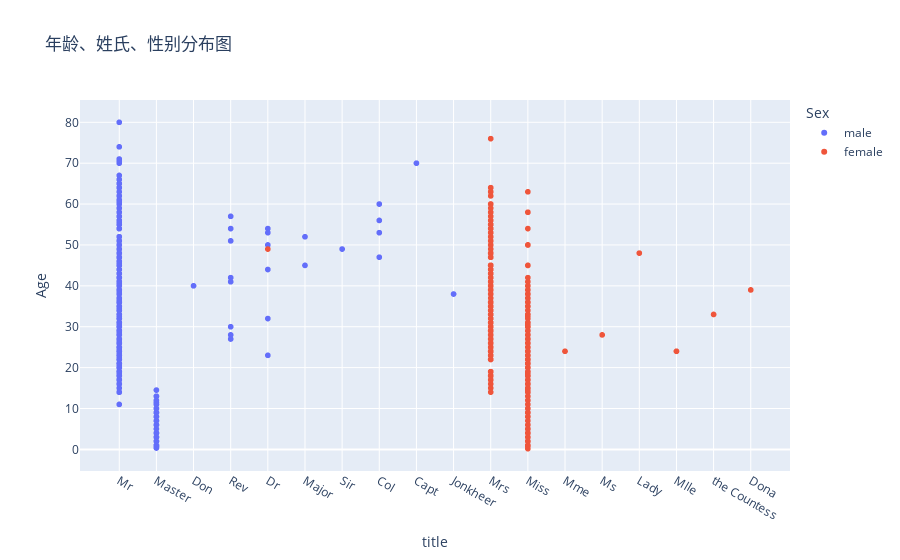

This figure's notebook cell:
### Code cell
fig = px.scatter(alldata, x="title", y="Age", color="Sex",
                 title="年龄、姓氏、性别分布图")
fig.show()

### Figure 1 — Plotly figure (JSON) as saved in the notebook; plotly's stock layout.template omitted (floating-point values rounded to 4 significant figures; data arrays with more than 128 entries replaced by an {"elided": "..."} marker saying what was removed)
{"data": [{"hovertemplate": "Sex=male<br>title=%{x}<br>Age=%{y}<extra></extra>", "legendgroup": "male", "marker": {"color": "#636efa", "symbol": "circle"}, "mode": "markers", "name": "male", "showlegend": true, "x": {"elided": "843 str values"}, "xaxis": "x", "y": {"elided": "843 float values"}, "yaxis": "y", "type": "scattergl"}, {"hovertemplate": "Sex=female<br>title=%{x}<br>Age=%{y}<extra></extra>", "legendgroup": "female", "marker": {"color": "#EF553B", "symbol": "circle"}, "mode": "markers", "name": "female", "showlegend": true, "x": {"elided": "466 str values"}, "xaxis": "x", "y": {"elided": "466 float values"}, "yaxis": "y", "type": "scattergl"}], "layout": {"xaxis": {"anchor": "y", "domain": [0.0, 1.0], "title": {"text": "title"}}, "yaxis": {"anchor": "x", "domain": [0.0, 1.0], "title": {"text": "Age"}}, "legend": {"title": {"text": "Sex"}, "tracegroupgap": 0}, "title": {"text": "年龄、姓氏、性别分布图"}}}
